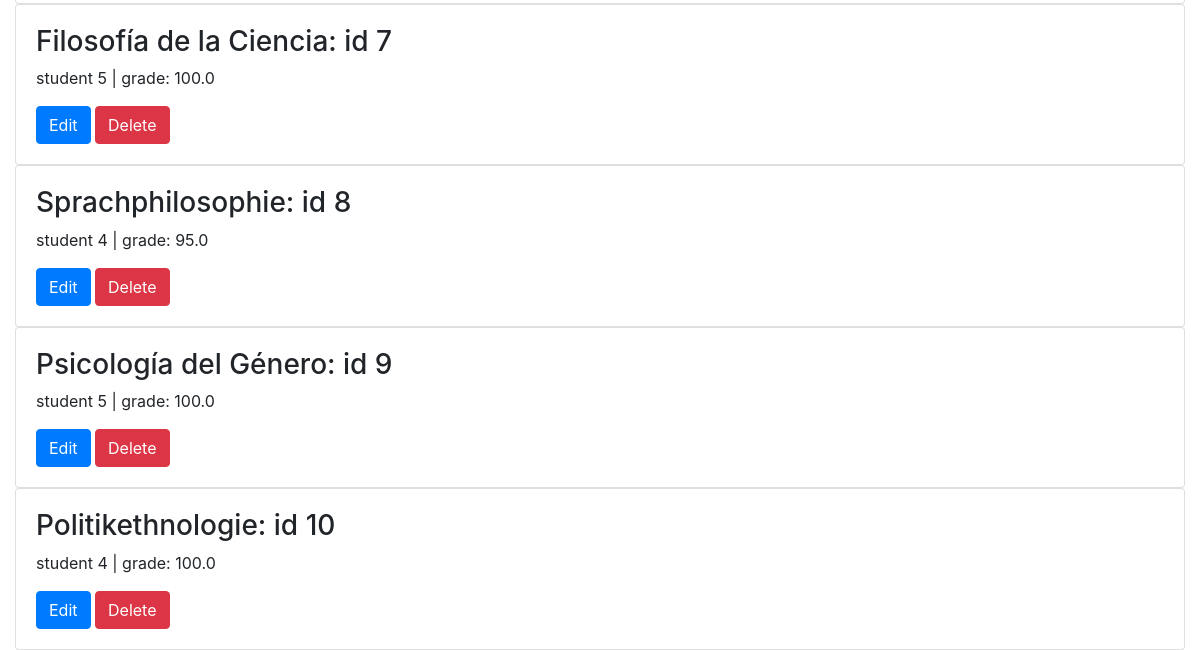
The app's page /courses (lower part), older data.
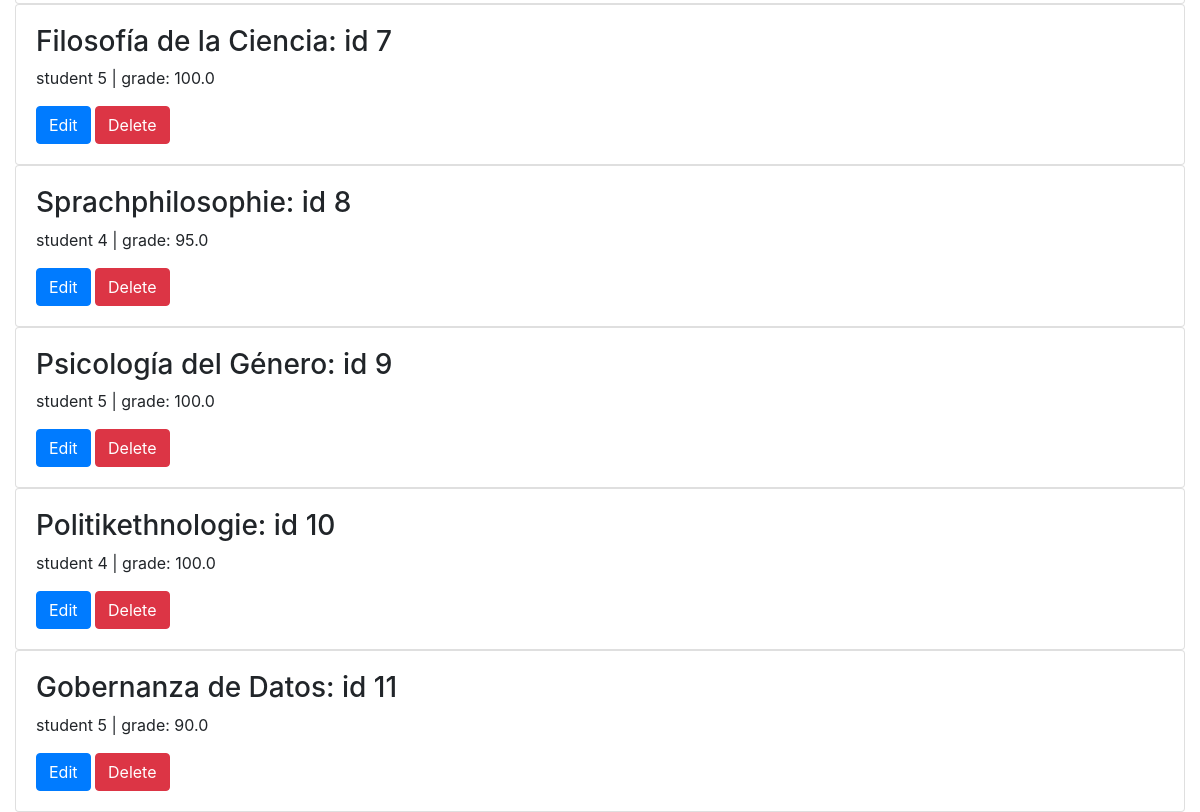
The same page, newer data.
### models.py (models this page shows, shortened)
class Course(db.Model):
    __tablename__ = 'course'
    id = db.Column(db.Integer, primary_key=True)
    created_at = db.Column(db.Date, nullable = False, default=datetime.utcnow())
    name = db.Column(db.String(255))
    grade = db.Column(db.Float)
    result = db.Column(db.String(24))# Pass or Fail
    college_id = db.Column(db.Integer, db.ForeignKey("college.id"))# many2one
    college = db.relationship("College", back_populates="courses")
    stream_id = db.Column(db.Integer, db.ForeignKey("stream.id"))# many2one
    stream = db.relationship("Stream", back_populates='courses')
    university_id = db.Column(db.Integer,  db.ForeignKey("university.id"))# many2one
    student_id = db.Column(db.Integer, db.ForeignKey("student.id"))# many2one
    student = db.relationship("Student", back_populates='courses')
    marksheet_id = db.Column(db.Integer,  db.ForeignKey("marksheet.id"))# many2one
    marksheet = db.relationship("Marksheet", back_populates="courses")

### routes.py (the view)
@app.route('/courses')
def courses():
    courses = models.Course.query.all()
    return render_template('courses.html', courses=courses)

### templates/courses.html
{% extends "base.html" %}
{% block main %}
  {% for course in courses %}
    <div class="card">
      <div class="card-body">
        <h3>{{ course.name }}: id {{ course.id }}</h3>
        <p>student {{ course.student_id }} | grade: {{ course.grade }}</p>
        <a href="{{ url_for('edit_course', course_id=course.id) }}" class="btn btn-primary">Edit</a>
        <a href="{{ url_for('delete_course', course_id=course.id) }}" class="btn btn-danger">Delete</a>
      </div>
    </div>
  {% endfor %}
{% endblock %}

Row changes from the older to the newer data that the page shows:
added Course: name "Gobernanza de Datos", id "11", student_id "5", grade "90.0"
